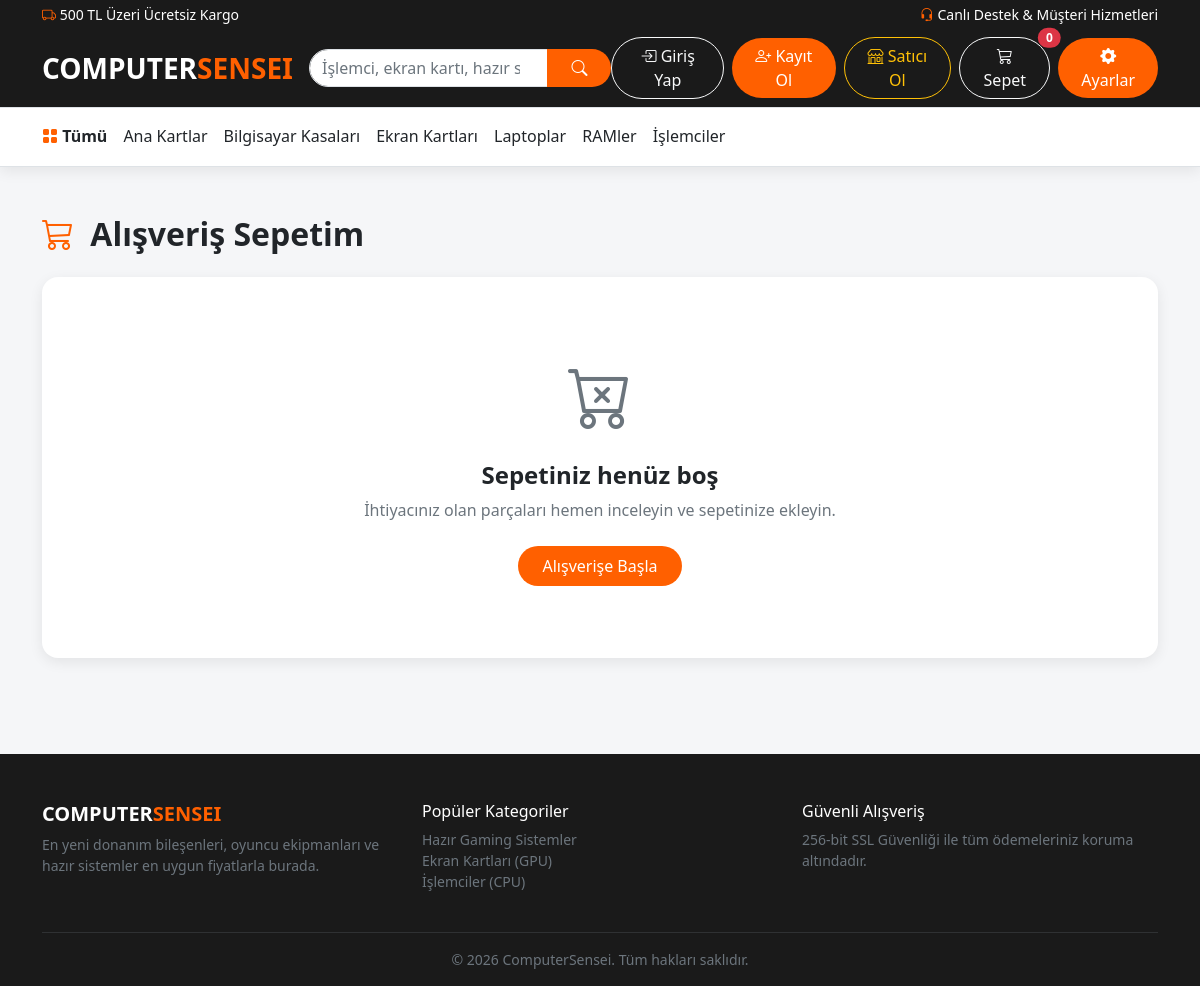
Screenshot of /sepet/ with the database file from the repository.
### shop/models.py (models this page shows, shortened)
class Category(models.Model):
    name = models.CharField("Kategori Adı", max_length=100)
    slug = models.SlugField("URL", unique=True)
    class Meta:
        verbose_name = "Kategori"
        verbose_name_plural = "Kategoriler"
        ordering = ["name"]

### shop/views.py (the view, shortened to what this page needs)
# urls.py: path('sepet/', views.cart_detail, name='cart_detail'),
def cart_detail(request):
    cart = request.session.get('cart', {})
    cart_items = []
    total_price = 0
    return render(request, 'cart_detail.html', {
        'cart_items': cart_items,
        'total_price': total_price,
        'categories': Category.objects.all(),
    })

### templates/cart_detail.html (shortened to what this page needs)
{% extends 'base.html' %}
{% load i18n %}
{% block content %}
<div class="container my-5">
    <h2 class="fw-bold mb-4">
        <i class="bi bi-cart3 text-custom me-2"></i> {% trans "Alışveriş Sepetim" %}
    </h2>
    {% if cart_items %}
    <div class="row g-4">
        <div class="col-lg-8">
            <div class="card border-0 shadow-sm rounded-4 p-3">
                <div class="table-responsive">
                    <table class="table align-middle mb-0">
                        <thead>
                            <tr class="text-muted small border-bottom">
                                <th>{% trans "Ürün" %}</th>
                                <th>{% trans "Fiyat" %}</th>
                                <th class="text-center">{% trans "Adet" %}</th>
                                <th>{% trans "Toplam" %}</th>
                                <th></th>
                            </tr>
                        </thead>
                        <tbody>
                            {% for item in cart_items %}
                            <tr>
                                <td class="text-center">
                                    <form action="{% url 'cart_update' item.product.id %}" method="post" class="d-inline-flex align-items-center gap-2">
                                        {% csrf_token %}
                                        <button
                                            type="submit"
                                            name="quantity"
                                            value="{{ item.quantity|add:'-1' }}"
                                            class="btn btn-sm btn-outline-secondary rounded-circle"
                                            aria-label="{% trans 'Adedi azalt' %}">
                                            <i class="bi bi-dash"></i>
                                        </button>
                                        <span class="fw-bold px-2">{{ item.quantity }}</span>
                                        <button
                                            type="submit"
                                            name="quantity"
                                            value="{{ item.quantity|add:'1' }}"
                                            class="btn btn-sm btn-outline-secondary rounded-circle"
                                            aria-label="{% trans 'Adedi artır' %}"
                                            {% if item.quantity >= item.product.stock %}disabled{% endif %}>
                                            <i class="bi bi-plus"></i>
                                        </button>
                                    </form>
                                </td>
                                <td class="fw-bold text-custom">
                                    {{ item.total }} TL
                                </td>
                                <td class="text-end">
                                    <form action="{% url 'cart_remove' item.product.id %}" method="post">
                                        {% csrf_token %}
                                        <button
                                            type="submit"
                                            class="btn btn-sm btn-outline-danger rounded-pill"
                                            title="{% trans 'Sepetten kaldır' %}">
                                            <i class="bi bi-trash"></i>
                                        </button>
                                    </form>
                                </td>
                            </tr>
                            {% endfor %}
                        </tbody>
                    </table>
                </div>
            </div>
            <div class="mt-3">
                <a href="{% url 'home' %}" class="btn btn-outline-dark rounded-pill px-4">
                    <i class="bi bi-arrow-left me-1"></i> {% trans "Alışverişe Devam Et" %}
                </a>
            </div>
        </div>
        <div class="col-lg-4">
            <div class="card border-0 shadow-sm rounded-4 p-4">
                <h4 class="fw-bold mb-3 border-bottom pb-2">{% trans "Sipariş Özeti" %}</h4>
                <div class="d-flex justify-content-between mb-2">
                    <span class="text-muted">{% trans "Ara Toplam" %}</span>
                    <span class="fw-semibold">{{ total_price }} TL</span>
                </div>
                <div class="d-flex justify-content-between mb-3">
                    <span class="text-muted">{% trans "Kargo" %}</span>
                    <span class="text-success fw-semibold">{% trans "Ücretsiz" %}</span>
                </div>
                <hr>
                <div class="d-flex justify-content-between align-items-center mb-4">
                    <span class="fs-5 fw-bold">{% trans "Genel Toplam" %}</span>
                    <span class="fs-4 fw-bold text-custom">{{ total_price }} TL</span>
                </div>
                <button class="btn btn-custom btn-lg w-100 rounded-pill fw-semibold shadow-sm">
                    {% trans "Alışverişi Tamamla" %} <i class="bi bi-arrow-right ms-1"></i>
                </button>
            </div>
        </div>
    </div>
    {% else %}
    <div class="card border-0 shadow-sm rounded-4 p-5 text-center my-4">
        <div class="py-4">
            <i class="bi bi-cart-x text-muted" style="font-size: 4rem;"></i>
            <h4 class="fw-bold mt-3">{% trans "Sepetiniz henüz boş" %}</h4>
            <p class="text-muted">{% trans "İhtiyacınız olan parçaları hemen inceleyin ve sepetinize ekleyin." %}</p>
            <a href="{% url 'home' %}" class="btn btn-custom rounded-pill px-4 py-2 mt-2">
                {% trans "Alışverişe Başla" %}
            </a>
        </div>
    </div>
    {% endif %}
</div>
{% endblock %}

### templates/base.html (shortened to what this page needs)
{% load static %}
{% load i18n %}
{% get_current_language as CURRENT_LANGUAGE %}
<!DOCTYPE html>
<html lang="{{ CURRENT_LANGUAGE }}">
<head>
    <link href="https://cdn.jsdelivr.net/npm/bootstrap@5.3.3/dist/css/bootstrap.min.css" rel="stylesheet">
    <link rel="stylesheet" href="https://cdn.jsdelivr.net/npm/bootstrap-icons@1.11.3/font/bootstrap-icons.min.css">
    <link rel="stylesheet" href="{% static 'css/style.css' %}">
</head>
<body class="d-flex flex-column min-vh-100">
    <div class="bg-custom-dark text-white py-1 small">
        <div class="container d-flex justify-content-between align-items-center">
            <span>
                <i class="bi bi-truck text-custom"></i>
                {% trans "500 TL Üzeri Ücretsiz Kargo" %}
            </span>
            <span class="d-none d-md-inline">
                <i class="bi bi-headset text-custom"></i>
                {% trans "Canlı Destek & Müşteri Hizmetleri" %}
            </span>
        </div>
    </div>
    <nav class="navbar navbar-expand-lg navbar-dark bg-dark sticky-top border-bottom border-secondary">
        <div class="container">
            <a class="navbar-brand fw-bold fs-3" href="{% url 'home' %}">
                COMPUTER<span class="text-custom">SENSEI</span>
            </a>
            <div class="collapse navbar-collapse" id="navContent">
                <form class="d-flex mx-auto my-2 my-lg-0 search-form" method="get" action="{% url 'search_results' %}">
                    <div class="input-group">
                        <input
                            class="form-control rounded-start-pill"
                            type="search"
                            name="q"
                            value="{{ query|default:'' }}"
                            placeholder="{% trans 'İşlemci, ekran kartı, hazır sistem ara...' %}">
                        <button class="btn btn-custom rounded-end-pill px-4" type="submit" aria-label="Ara">
                            <i class="bi bi-search"></i>
                        </button>
                    </div>
                </form>
                <ul class="navbar-nav ms-auto align-items-lg-center gap-2">
                    {% if user.is_authenticated %}
                        {% if user.profile.is_seller %}
                        <li class="nav-item">
                            <a class="btn btn-warning text-dark fw-bold rounded-pill px-3 shadow-sm" href="{% url 'seller_product_add' %}">
                                <i class="bi bi-plus-circle-fill me-1"></i> {% trans "Ürün Ekle" %}
                            </a>
                        </li>
                        {% endif %}
                        <li class="nav-item dropdown">
                            <button class="btn btn-outline-light dropdown-toggle rounded-pill px-3" data-bs-toggle="dropdown" type="button">
                                <i class="bi bi-person-circle text-custom"></i> {{ user.username }}
                            </button>
                            <ul class="dropdown-menu dropdown-menu-end shadow">
                                {% if user.profile.is_seller %}
                                <li>
                                    <a class="dropdown-item fw-semibold" href="{% url 'seller_dashboard' %}">
                                        <i class="bi bi-shop me-2 text-custom"></i> {% trans "Satıcı Panelim" %}
                                    </a>
                                </li>
                                <li>
                                    <a class="dropdown-item" href="{% url 'seller_product_add' %}">
                                        <i class="bi bi-plus-lg me-2 text-success"></i> {% trans "Yeni Ürün Ekle" %}
                                    </a>
                                </li>
                                <li><hr class="dropdown-divider"></li>
                                {% endif %}
                                {% if user.is_staff %}
                                <li>
                                    <a class="dropdown-item" href="/admin/" target="_blank">
                                        <i class="bi bi-shield-lock me-2 text-warning"></i> {% trans "Yönetim Paneli" %}
                                    </a>
                                </li>
                                <li><hr class="dropdown-divider"></li>
                                {% endif %}
                                <li>
                                    <a class="dropdown-item text-danger" href="{% url 'logout' %}">
                                        <i class="bi bi-box-arrow-right me-2"></i> {% trans "Çıkış Yap" %}
                                    </a>
                                </li>
                            </ul>
                        </li>
                    {% else %}
                        <li class="nav-item">
                            <a class="btn btn-outline-light rounded-pill px-3" href="{% url 'login' %}">
                                <i class="bi bi-box-arrow-in-right"></i> {% trans "Giriş Yap" %}
                            </a>
                        </li>
                        <li class="nav-item">
                            <a class="btn btn-custom rounded-pill px-3" href="{% url 'register' %}">
                                <i class="bi bi-person-plus"></i> {% trans "Kayıt Ol" %}
                            </a>
                        </li>
                        <li class="nav-item">
                            <a class="btn btn-outline-warning rounded-pill px-3" href="{% url 'seller_register' %}">
                                <i class="bi bi-shop"></i> {% trans "Satıcı Ol" %}
                            </a>
                        </li>
                    {% endif %}
                    <li class="nav-item">
                        <a class="btn btn-outline-light position-relative rounded-pill px-3" href="{% url 'cart_detail' %}">
                            <i class="bi bi-cart3"></i> {% trans "Sepet" %}
                            <span class="position-absolute top-0 start-100 translate-middle badge rounded-pill bg-danger">
                                {{ cart_total_count|default:0 }}
                            </span>
                        </a>
                    </li>
                    <li class="nav-item">
                        <button class="btn btn-custom rounded-pill px-3" type="button" data-bs-toggle="offcanvas" data-bs-target="#settingsOffcanvas">
                            <i class="bi bi-gear-fill"></i> {% trans "Ayarlar" %}
                        </button>
                    </li>
                </ul>
            </div>
        </div>
    </nav>
    <nav class="category-nav shadow-sm border-bottom">
        <div class="container">
            <ul class="nav nav-underline overflow-x-auto text-nowrap py-2">
                <li class="nav-item">
                    <a class="nav-link fw-semibold" href="{% url 'home' %}">
                        <i class="bi bi-grid-fill text-custom"></i>
                        {% trans "Tümü" %}
                    </a>
                </li>
                {% for cat in categories %}
                <li class="nav-item">
                    <a class="nav-link" href="{% url 'category_detail' cat.slug %}">
                        {{ cat.name }}
                    </a>
                </li>
                {% endfor %}
            </ul>
        </div>
    </nav>
    <main class="flex-grow-1">
        {% block content %}{% endblock %}
    </main>
    <footer class="bg-custom-dark text-secondary pt-5 pb-3 mt-5">
        <div class="container">
            <div class="row g-4 mb-4">
                <div class="col-md-4">
                    <h5 class="text-white fw-bold">
                        COMPUTER<span class="text-custom">SENSEI</span>
                    </h5>
                    <p class="small">
                        {% trans "En yeni donanım bileşenleri, oyuncu ekipmanları ve hazır sistemler en uygun fiyatlarla burada." %}
                    </p>
                </div>
                <div class="col-md-4">
                    <h6 class="text-white">{% trans "Popüler Kategoriler" %}</h6>
                    <ul class="list-unstyled small">
                        <li><a href="#" class="text-secondary text-decoration-none">{% trans "Hazır Gaming Sistemler" %}</a></li>
                        <li><a href="#" class="text-secondary text-decoration-none">{% trans "Ekran Kartları (GPU)" %}</a></li>
                        <li><a href="#" class="text-secondary text-decoration-none">{% trans "İşlemciler (CPU)" %}</a></li>
                    </ul>
                </div>
                <div class="col-md-4">
                    <h6 class="text-white">{% trans "Güvenli Alışveriş" %}</h6>
                    <p class="small">
                        {% trans "256-bit SSL Güvenliği ile tüm ödemeleriniz koruma altındadır." %}
                    </p>
                </div>
            </div>
            <hr class="border-secondary">
            <p class="text-center small mb-0">
                © 2026 ComputerSensei. {% trans "Tüm hakları saklıdır." %}
            </p>
        </div>
    </footer>
</body>
</html>

### rows the page displays
Category: name "Ana Kartlar"
Category: name "Bilgisayar Kasaları"
Category: name "Ekran Kartları"
Category: name "Laptoplar"
Category: name "RAMler"
Category: name "İşlemciler"

### other values shown
{{ cart_total_count|default:0 }} "0"
